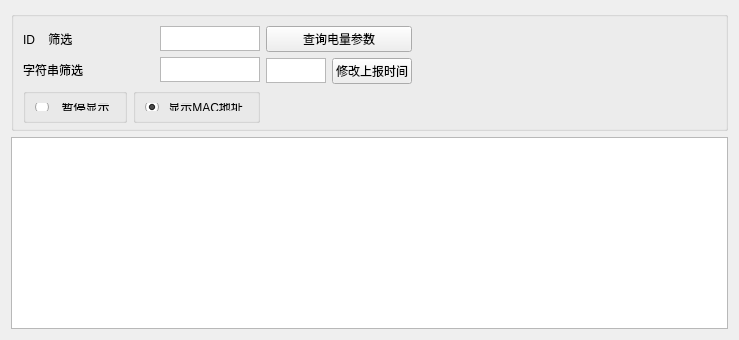
      <widget class="QWidget" name="energy">
       <attribute name="title">
        <string>energy</string>
       </attribute>
       <layout class="QVBoxLayout" name="verticalLayout_37">
        <item>
         <widget class="QGroupBox" name="groupBox_9">
          <property name="minimumSize">
           <size>
            <width>0</width>
            <height>120</height>
           </size>
          </property>
          <property name="maximumSize">
           <size>
            <width>16777215</width>
            <height>120</height>
           </size>
          </property>
          <property name="title">
           <string/>
          </property>
          <layout class="QHBoxLayout" name="horizontalLayout_9">
           <item>
            <layout class="QVBoxLayout" name="verticalLayout_33">
             <item>
              <layout class="QHBoxLayout" name="horizontalLayout_33">
               <item>
                <widget class="QLabel" name="label_15">
                 <property name="minimumSize">
                  <size>
                   <width>0</width>
                   <height>25</height>
                  </size>
                 </property>
                 <property name="maximumSize">
                  <size>
                   <width>16777215</width>
                   <height>25</height>
                  </size>
                 </property>
                 <property name="text">
                  <string>ID    筛选</string>
                 </property>
                </widget>
               </item>
               <item>
                <widget class="QTextEdit" name="energyFiltId">
                 <property name="minimumSize">
                  <size>
                   <width>0</width>
                   <height>25</height>
                  </size>
                 </property>
                 <property name="maximumSize">
                  <size>
                   <width>100</width>
                   <height>25</height>
                  </size>
                 </property>
                </widget>
               </item>
              </layout>
             </item>
             <item>
              <layout class="QHBoxLayout" name="horizontalLayout_34">
               <item>
                <widget class="QLabel" name="label_24">
                 <property name="minimumSize">
                  <size>
                   <width>0</width>
                   <height>25</height>
                  </size>
                 </property>
                 <property name="maximumSize">
                  <size>
                   <width>16777215</width>
                   <height>25</height>
                  </size>
                 </property>
                 <property name="text">
                  <string>字符串筛选</string>
                 </property>
                </widget>
               </item>
               <item>
                <widget class="QTextEdit" name="energyFiltStr">
                 <property name="minimumSize">
                  <size>
                   <width>0</width>
                   <height>25</height>
                  </size>
                 </property>
                 <property name="maximumSize">
                  <size>
                   <width>100</width>
                   <height>25</height>
                  </size>
                 </property>
                </widget>
               </item>
              </layout>
             </item>
             <item>
              <layout class="QHBoxLayout" name="horizontalLayout_45">
               <item>
                <widget class="QGroupBox" name="groupBox_13">
                 <property name="minimumSize">
                  <size>
                   <width>0</width>
                   <height>35</height>
                  </size>
                 </property>
                 <property name="title">
                  <string/>
                 </property>
                 <layout class="QVBoxLayout" name="verticalLayout_45">
                  <item>
                   <widget class="QRadioButton" name="energyStopDisplay">
                    <property name="text">
                     <string>  暂停显示</string>
                    </property>
                   </widget>
                  </item>
                 </layout>
                </widget>
               </item>
               <item>
                <widget class="QGroupBox" name="groupBox_14">
                 <property name="minimumSize">
                  <size>
                   <width>0</width>
                   <height>35</height>
                  </size>
                 </property>
                 <property name="title">
                  <string/>
                 </property>
                 <layout class="QVBoxLayout" name="verticalLayout_46">
                  <item>
                   <widget class="QRadioButton" name="energyDisplayMac">
                    <property name="text">
                     <string> 显示MAC地址</string>
                    </property>
                    <property name="checked">
                     <bool>true</bool>
                    </property>
                   </widget>
                  </item>
                 </layout>
                </widget>
               </item>
              </layout>
             </item>
            </layout>
           </item>
           <item>
            <layout class="QVBoxLayout" name="verticalLayout_36">
             <item>
              <widget class="QPushButton" name="energyGetMeasurement">
               <property name="text">
                <string>查询电量参数</string>
               </property>
              </widget>
             </item>
             <item>
              <layout class="QHBoxLayout" name="horizontalLayout_39">
               <item>
                <widget class="QTextEdit" name="energySetRepTime_Edit">
                 <property name="minimumSize">
                  <size>
                   <width>60</width>
                   <height>25</height>
                  </size>
                 </property>
                 <property name="maximumSize">
                  <size>
                   <width>60</width>
                   <height>25</height>
                  </size>
                 </property>
                </widget>
               </item>
               <item>
                <widget class="QPushButton" name="energySetRepTime_Bt">
                 <property name="text">
                  <string>修改上报时间</string>
                 </property>
                </widget>
               </item>
              </layout>
             </item>
             <item>
              <spacer name="verticalSpacer">
               <property name="orientation">
                <enum>Qt::Vertical</enum>
               </property>
               <property name="sizeHint" stdset="0">
                <size>
                 <width>20</width>
                 <height>40</height>
                </size>
               </property>
              </spacer>
             </item>
            </layout>
           </item>
           <item>
            <spacer name="horizontalSpacer_21">
             <property name="orientation">
              <enum>Qt::Horizontal</enum>
             </property>
             <property name="sizeHint" stdset="0">
              <size>
               <width>64</width>
               <height>17</height>
              </size>
             </property>
            </spacer>
           </item>
           <item>
            <spacer name="horizontalSpacer_24">
             <property name="orientation">
              <enum>Qt::Horizontal</enum>
             </property>
             <property name="sizeHint" stdset="0">
              <size>
               <width>40</width>
               <height>20</height>
              </size>
             </property>
            </spacer>
           </item>
           <item>
            <spacer name="horizontalSpacer_25">
             <property name="orientation">
              <enum>Qt::Horizontal</enum>
             </property>
             <property name="sizeHint" stdset="0">
              <size>
               <width>40</width>
               <height>20</height>
              </size>
             </property>
            </spacer>
           </item>
           <item>
            <spacer name="horizontalSpacer_23">
             <property name="orientation">
              <enum>Qt::Horizontal</enum>
             </property>
             <property name="sizeHint" stdset="0">
              <size>
               <width>40</width>
               <height>20</height>
              </size>
             </property>
            </spacer>
           </item>
           <item>
            <spacer name="horizontalSpacer_22">
             <property name="orientation">
              <enum>Qt::Horizontal</enum>
             </property>
             <property name="sizeHint" stdset="0">
              <size>
               <width>40</width>
               <height>20</height>
              </size>
             </property>
            </spacer>
           </item>
           <item>
            <spacer name="horizontalSpacer_20">
             <property name="orientation">
              <enum>Qt::Horizontal</enum>
             </property>
             <property name="sizeHint" stdset="0">
              <size>
               <width>40</width>
               <height>20</height>
              </size>
             </property>
            </spacer>
           </item>
           <item>
            <spacer name="horizontalSpacer_11">
             <property name="orientation">
              <enum>Qt::Horizontal</enum>
             </property>
             <property name="sizeHint" stdset="0">
              <size>
               <width>40</width>
               <height>20</height>
              </size>
             </property>
            </spacer>
           </item>
          </layout>
         </widget>
        </item>
        <item>
         <widget class="QTextBrowser" name="energy_display"/>
        </item>
       </layout>
      </widget>
